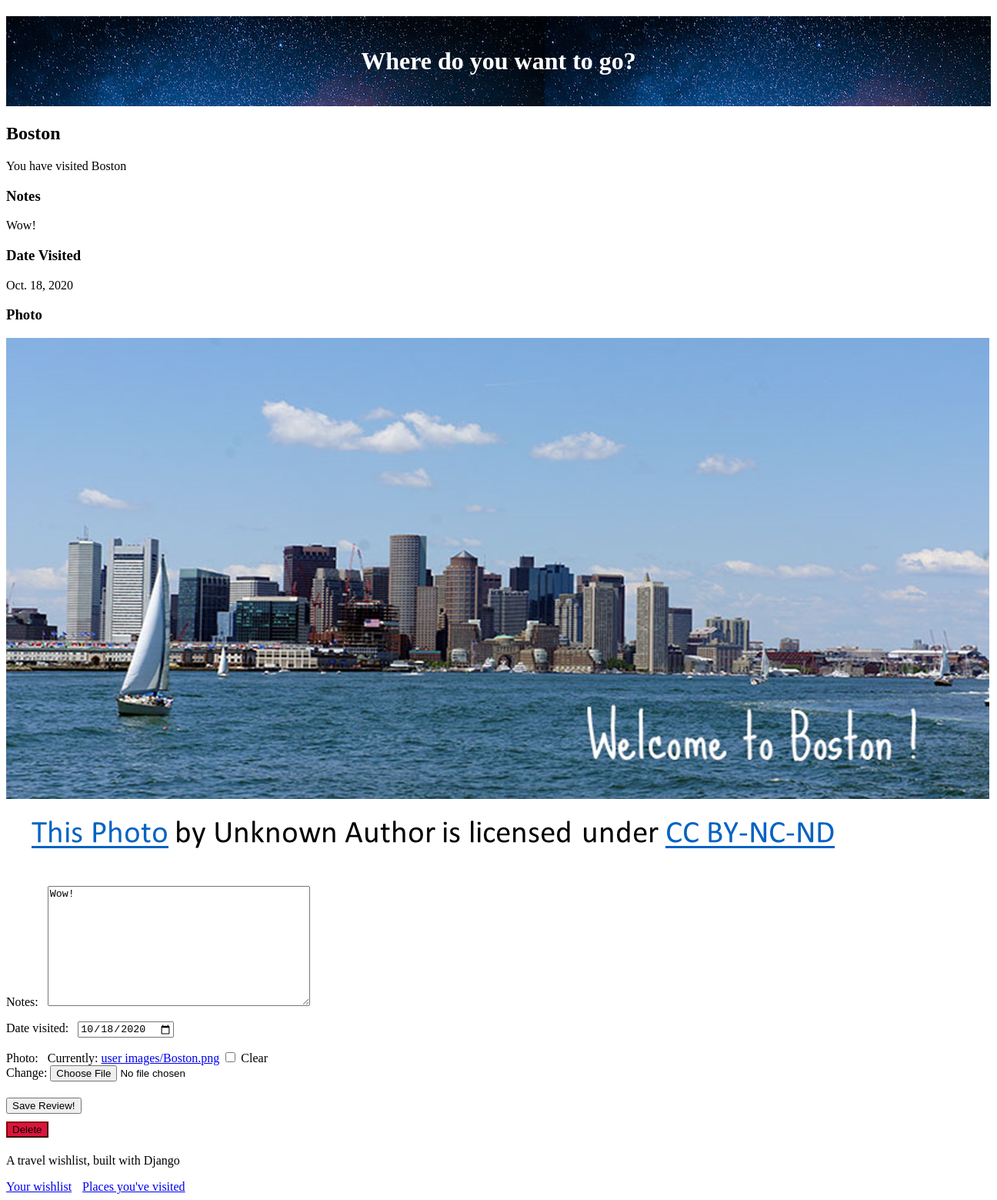
Page /place/10 (signed in) on the committed database.
### travel_wishlist/models.py (models this page shows, shortened)
class Place(models.Model):
    user = models.ForeignKey('auth.User', null=False, on_delete=models.CASCADE)
    name = models.CharField(max_length=200)
    visited = models.BooleanField(default=False)
    notes = models.TextField(blank=True, null=True)
    date_visited = models.DateField(blank=True, null=True)
    photo = models.ImageField(upload_to= 'user_images/', blank=True, null=True)

### travel_wishlist/views.py (the view)
# urls.py: path('place/<int:place_pk>', views.place_details, name='place_details'),
@login_required
def place_details(request, place_pk):
    place = get_object_or_404(Place, pk=place_pk)
    if place.user != request.user:
        return HttpResponseForbidden()
    if request.method == 'POST':
        form = TripReviewForm(request.POST, request.FILES, instance=place)
        if form.is_valid():
            form.save()
            messages.info(request, 'Trip information updated!')
        else:
            messages.error(request, form.errors)
        return redirect('place_details', place_pk=place_pk)
    else:
        if place.visited:
            review_form = TripReviewForm(instance=place) #Pre-populate with data from this Place instance
            return render(request, 'travel_wishlist/place_detail.html', {'place': place, 'review_form': review_form})
        else:
            return render(request, 'travel_wishlist/place_detail.html', {'place': place})

### travel_wishlist/forms.py
class TripReviewForm(forms.ModelForm):
    class Meta:
        model = Place
        fields = ('notes', 'date_visited', 'photo')
        widgets = {
            'date_visited': DateInput()
        }

### travel_wishlist/templates/travel_wishlist/place_detail.html (shortened to what this page needs)
{% extends 'travel_wishlist/base.html' %}
{% load static %}
{% block content %}
<h2>{{place.name}}</h2>
{% if place.visited %}
    <P>You have visited {{ place.name }}</p>
    <h3>Notes</h3>
    <P>{{ place.notes|default:"No Notes." }}</p>
    <h3>Date Visited</h3>
    <P>{{ place.date_visited|default:"Date visited not set" }}</p>
    <h3>Photo</h3>
    {% if place.photo %}
        <img src="{{ place.photo.url}}">
    {% else %}
        <P>No photo uploaded.</p>
    {% endif %}
    <form action="{% url 'place_details' place.pk %}" method ="POST" enctype="multipart/form-data">
        {{ review_form.as_p }}
        <button type="submit">Save Review!</button>
    </form>
{%  else %}
    <p>You have not visited {{ place.name }} yet.</p>
    <form action="{% url 'place_was_visited' place.pk %}" method="POST">
        {% csrf_token %}
        <button type=submit class="visited">Visited!</button>
    </form>
{% endif %}
<form action="{% url 'delete_place' place.pk %}" method="POST">
    <button type="submit" class="delete">Delete</button>
</form>
{% endblock %}

### travel_wishlist/static/css/style.css (style rules this page uses)
label { display: inline-block; padding-right: 8px; }
button { margin: 5px 0px 5px 0; }
.delete { background-color: crimson; border-color: darkred; }

### rows in the picture
Place: name "Boston", notes "Wow!", date_visited "Oct. 18, 2020", photo (picture), date_visited "10/18/2020"
